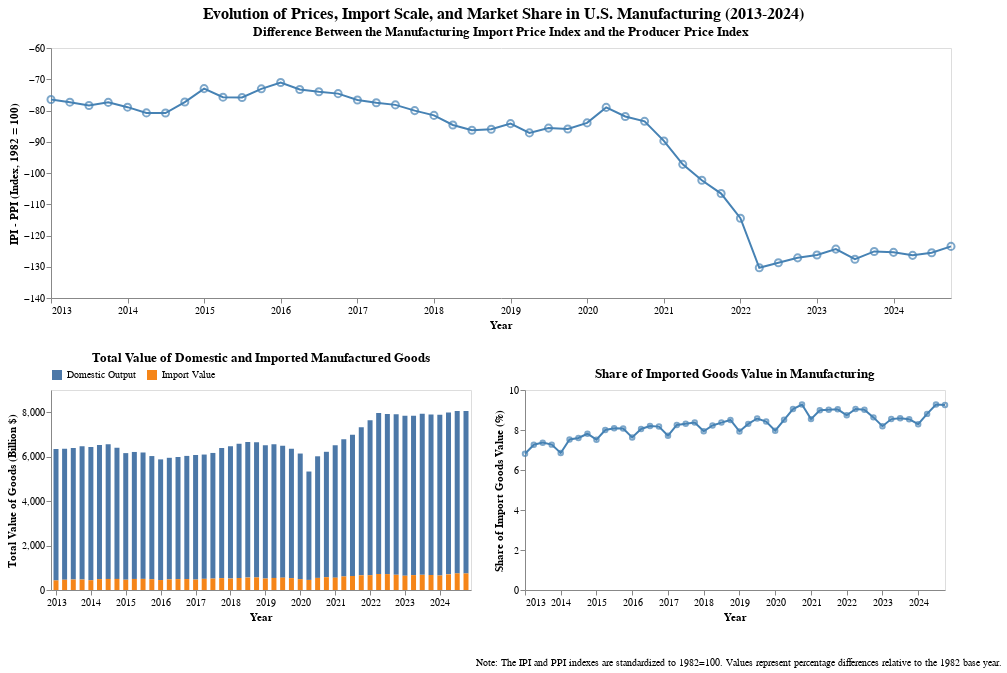

Notebook source saved alongside this figure:
### Code cell
import pandas as pd
import altair as alt

# Add dummy IPI - PPI difference for demo (replace with real 'PriceDiff')
df['PriceDiff'] = df_merge['PriceDiff'] 
print(df.dtypes)

# Reshape bar chart data
df_bar = df.melt(
    id_vars=['Date'],
    value_vars=['Domestic_Gross_Output_Value', 'Import_Value'],
    var_name='Type',
    value_name='Amount'
)

df_bar['Type'] = df_bar['Type'].replace({
    'Domestic_Gross_Output_Value': 'Domestic Output',
    'Import_Value': 'Import Value'   
})

# plot

# build the brush
brush = alt.selection_interval(encodings=['x'])

# line chart(ipi- ppi)
base = alt.Chart(df).encode(x=alt.X('Date:T', title="Year", axis=alt.Axis(grid=False)),
                            tooltip=[
              alt.Tooltip('Date:T', title='Year', format='%Y'),
              alt.Tooltip('Date:T', title='Quarter', timeUnit='quarter'),
              alt.Tooltip('PriceDiff:Q', title='IPI - PPI', format='.2f')])

main_line = base.mark_line(color='steelblue', strokeWidth=2).encode(
    y=alt.Y('PriceDiff:Q', title='IPI - PPI (Index, 1982 = 100)', scale=alt.Scale(domain=[-140, -60]), axis=alt.Axis(grid=False))
)

main_points = base.mark_point(color='steelblue', size=50).encode(
    y='PriceDiff:Q'
)

'''main_trend = main_line.transform_regression(
    'Date', 'PriceDiff', method='poly', order=3
).mark_line(color='red', strokeDash=[4,2], strokeWidth=2)'''

main_chart = alt.layer(main_line, main_points).add_params(
    brush
).properties(
    width=900,
    height=250,
    title='Difference Between the Manufacturing Import Price Index and the Producer Price Index'
)

# bar chart
bar_chart = alt.Chart(df_bar).transform_filter(
    brush
).mark_bar().encode(
    x=alt.X('Date:T', title="Year", axis=alt.Axis(format='%Y', grid=False, labelExpr="timeFormat(datum.value, '%m') == '01' ? timeFormat(datum.value, '%Y') : ''")),
    y=alt.Y('Amount:Q', title='Total Value of Goods (Billion $)', axis=alt.Axis(grid=False)),
    color=alt.Color('Type:N',
        scale=alt.Scale(domain=['Domestic Output', 'Import Value'],
                        range=['#4C78A8','#F58518']),
                        legend=alt.Legend(orient="top",
                                          title=None,
                                          labelFontSize=10,
                                          offset=10)),
        tooltip=[
              alt.Tooltip('Type:N', title='Type'),
              alt.Tooltip('Date:T', title='Year', format='%Y'),
              alt.Tooltip('Date:T', title='Quarter', timeUnit='quarter'),
              alt.Tooltip('Amount:Q', title='Value', format='.2f')]
        
).properties(
    width=420,
    height=200,
    title='Total Value of Domestic and Imported Manufactured Goods'
)

# Import share line chart filtered by brush
share_base = (
    alt.Chart(df)
      .transform_filter(brush)       
      .encode(
          x=alt.X('Date:T', title="Year", axis=alt.Axis(format='%Y', grid=False, labelExpr="timeFormat(datum.value, '%m') == '01' ? timeFormat(datum.value, '%Y') : ''"
                  )),
          y=alt.Y('Share:Q', title='Share of Import Goods Value (%)', scale=alt.Scale(domain=[0,10]), axis=alt.Axis(grid=False)),
          tooltip=[
              alt.Tooltip('Date:T', title='Year', format='%Y'),
              alt.Tooltip('Date:T', title='Quarter', timeUnit='quarter'),
              alt.Tooltip('Share:Q', title='Import Share (%)', format='.2f')
          ]
      )
)

line = share_base.mark_line(color='steelblue', strokeWidth=2)
points = share_base.mark_point(color='steelblue', size=20)

share_line = (
    (line + points)
      .properties(
         width=420, 
         height=200, 
         title='Share of Imported Goods Value in Manufacturing'
      )
)
# caption
caption = alt.Chart(pd.DataFrame({
    'text': ["Note: The IPI and PPI indexes are standardized to 1982=100. Values represent percentage differences relative to the 1982 base year."]
})).mark_text(
    align='left',
    fontSize=10,
    dy=10  
).encode(
    text='text'
).properties(width=850)


popup = alt.concat(bar_chart, share_line).resolve_legend(
    color='independent',
    size='independent')
final_chart = alt.vconcat(main_chart, popup, caption).properties(title = alt.TitleParams(text="Evolution of Prices, Import Scale, and Market Share in U.S. Manufacturing (2013-2024)", anchor="middle", fontSize=16)).resolve_legend(
    color='independent',
    size='independent')

final_chart

### Figure 1 — Vega-Lite specification as saved in the notebook (floating-point values rounded to 4 significant figures)
{"config": {"view": {"continuousWidth": 300, "continuousHeight": 300}}, "vconcat": [{"layer": [{"mark": {"type": "line", "color": "steelblue", "strokeWidth": 2}, "encoding": {"tooltip": [{"field": "Date", "format": "%Y", "title": "Year", "type": "temporal"}, {"field": "Date", "timeUnit": "quarter", "title": "Quarter", "type": "temporal"}, {"field": "PriceDiff", "format": ".2f", "title": "IPI - PPI", "type": "quantitative"}], "x": {"axis": {"grid": false}, "field": "Date", "title": "Year", "type": "temporal"}, "y": {"axis": {"grid": false}, "field": "PriceDiff", "scale": {"domain": [-140, -60]}, "title": "IPI - PPI (Index, 1982 = 100)", "type": "quantitative"}}, "name": "view_24"}, {"mark": {"type": "point", "color": "steelblue", "size": 50}, "encoding": {"tooltip": [{"field": "Date", "format": "%Y", "title": "Year", "type": "temporal"}, {"field": "Date", "timeUnit": "quarter", "title": "Quarter", "type": "temporal"}, {"field": "PriceDiff", "format": ".2f", "title": "IPI - PPI", "type": "quantitative"}], "x": {"axis": {"grid": false}, "field": "Date", "title": "Year", "type": "temporal"}, "y": {"field": "PriceDiff", "type": "quantitative"}}}], "data": {"name": "data-1258e148820485a53bf685ec652dc108"}, "height": 250, "title": "Difference Between the Manufacturing Import Price Index and the Producer Price Index", "width": 900}, {"concat": [{"data": {"name": "data-079c1ed34a6938be9ddcb900ac417a9c"}, "mark": {"type": "bar"}, "encoding": {"color": {"field": "Type", "legend": {"labelFontSize": 10, "offset": 10, "orient": "top", "title": null}, "scale": {"domain": ["Domestic Output", "Import Value"], "range": ["#4C78A8", "#F58518"]}, "type": "nominal"}, "tooltip": [{"field": "Type", "title": "Type", "type": "nominal"}, {"field": "Date", "format": "%Y", "title": "Year", "type": "temporal"}, {"field": "Date", "timeUnit": "quarter", "title": "Quarter", "type": "temporal"}, {"field": "Amount", "format": ".2f", "title": "Value", "type": "quantitative"}], "x": {"axis": {"format": "%Y", "grid": false, "labelExpr": "timeFormat(datum.value, '%m') == '01' ? timeFormat(datum.value, '%Y') : ''"}, "field": "Date", "title": "Year", "type": "temporal"}, "y": {"axis": {"grid": false}, "field": "Amount", "title": "Total Value of Goods (Billion $)", "type": "quantitative"}}, "height": 200, "title": "Total Value of Domestic and Imported Manufactured Goods", "transform": [{"filter": {"param": "param_25"}}], "width": 420}, {"layer": [{"mark": {"type": "line", "color": "steelblue", "strokeWidth": 2}, "encoding": {"tooltip": [{"field": "Date", "format": "%Y", "title": "Year", "type": "temporal"}, {"field": "Date", "timeUnit": "quarter", "title": "Quarter", "type": "temporal"}, {"field": "Share", "format": ".2f", "title": "Import Share (%)", "type": "quantitative"}], "x": {"axis": {"format": "%Y", "grid": false, "labelExpr": "timeFormat(datum.value, '%m') == '01' ? timeFormat(datum.value, '%Y') : ''"}, "field": "Date", "title": "Year", "type": "temporal"}, "y": {"axis": {"grid": false}, "field": "Share", "scale": {"domain": [0, 10]}, "title": "Share of Import Goods Value (%)", "type": "quantitative"}}, "transform": [{"filter": {"param": "param_25"}}]}, {"mark": {"type": "point", "color": "steelblue", "size": 20}, "encoding": {"tooltip": [{"field": "Date", "format": "%Y", "title": "Year", "type": "temporal"}, {"field": "Date", "timeUnit": "quarter", "title": "Quarter", "type": "temporal"}, {"field": "Share", "format": ".2f", "title": "Import Share (%)", "type": "quantitative"}], "x": {"axis": {"format": "%Y", "grid": false, "labelExpr": "timeFormat(datum.value, '%m') == '01' ? timeFormat(datum.value, '%Y') : ''"}, "field": "Date", "title": "Year", "type": "temporal"}, "y": {"axis": {"grid": false}, "field": "Share", "scale": {"domain": [0, 10]}, "title": "Share of Import Goods Value (%)", "type": "quantitative"}}, "transform": [{"filter": {"param": "param_25"}}]}], "data": {"name": "data-1258e148820485a53bf685ec652dc108"}, "height": 200, "title": "Share of Imported Goods Value in Manufacturing", "width": 420}], "resolve": {"legend": {"color": "independent", "size": "independent"}}}, {"data": {"name": "data-50fbba5a6a096dbad32f2e1e53775207"}, "mark": {"type": "text", "align": "left", "dy": 10, "fontSize": 10}, "encoding": {"text": {"field": "text", "type": "nominal"}}, "width": 850}], "params": [{"name": "param_25", "select": {"type": "interval", "encodings": ["x"]}, "views": ["view_24"]}], "resolve": {"legend": {"color": "independent", "size": "independent"}}, "title": {"text": "Evolution of Prices, Import Scale, and Market Share in U.S. Manufacturing (2013-2024)", "anchor": "middle", "fontSize": 16}, "$schema": "https://vega.github.io/schema/vega-lite/v5.20.1.json", "datasets": {"data-1258e148820485a53bf685ec652dc108": [{"Quarter": "2013Q1", "Import_Value": 431.9, "Domestic_Gross_Output_Value": 5908.0, "Date": "2013-01-01T00:00:00", "Share": 6.812, "ImportPI": 117.6, "ProducerPI": 194.1, "PriceDiff": -76.47}, {"Quarter": "2013Q2", "Import_Value": 461.5, "Domestic_Gross_Output_Value": 5891.0, "Date": "2013-04-01T00:00:00", "Share": 7.266, "ImportPI": 116.6, "ProducerPI": 194.0, "PriceDiff": -77.33}, {"Quarter": "2013Q3", "Import_Value": 470.5, "Domestic_Gross_Output_Value": 5915.0, "Date": "2013-07-01T00:00:00", "Share": 7.368, "ImportPI": 115.9, "ProducerPI": 194.3, "PriceDiff": -78.4}, {"Quarter": "2013Q4", "Import_Value": 470.1, "Domestic_Gross_Output_Value": 5998.0, "Date": "2013-10-01T00:00:00", "Share": 7.269, "ImportPI": 115.8, "ProducerPI": 193.2, "PriceDiff": -77.4}, {"Quarter": "2014Q1", "Import_Value": 440.9, "Domestic_Gross_Output_Value": 5999.0, "Date": "2014-01-01T00:00:00", "Share": 6.846, "ImportPI": 116.3, "ProducerPI": 195.2, "PriceDiff": -78.93}, {"Quarter": "2014Q2", "Import_Value": 491.0, "Domestic_Gross_Output_Value": 6034.0, "Date": "2014-04-01T00:00:00", "Share": 7.525, "ImportPI": 116.5, "ProducerPI": 197.3, "PriceDiff": -80.77}, {"Quarter": "2014Q3", "Import_Value": 498.5, "Domestic_Gross_Output_Value": 6059.0, "Date": "2014-07-01T00:00:00", "Share": 7.602, "ImportPI": 116.4, "ProducerPI": 197.2, "PriceDiff": -80.8}, {"Quarter": "2014Q4", "Import_Value": 500.3, "Domestic_Gross_Output_Value": 5904.0, "Date": "2014-10-01T00:00:00", "Share": 7.813, "ImportPI": 114.9, "ProducerPI": 192.2, "PriceDiff": -77.3}, {"Quarter": "2015Q1", "Import_Value": 462.9, "Domestic_Gross_Output_Value": 5697.0, "Date": "2015-01-01T00:00:00", "Share": 7.515, "ImportPI": 112.5, "ProducerPI": 185.5, "PriceDiff": -73.0}, {"Quarter": "2015Q2", "Import_Value": 496.8, "Domestic_Gross_Output_Value": 5715.0, "Date": "2015-04-01T00:00:00", "Share": 7.998, "ImportPI": 111.9, "ProducerPI": 187.6, "PriceDiff": -75.73}, {"Quarter": "2015Q3", "Import_Value": 500.3, "Domestic_Gross_Output_Value": 5688.0, "Date": "2015-07-01T00:00:00", "Share": 8.085, "ImportPI": 110.8, "ProducerPI": 186.6, "PriceDiff": -75.83}, {"Quarter": "2015Q4", "Import_Value": 486.8, "Domestic_Gross_Output_Value": 5540.0, "Date": "2015-10-01T00:00:00", "Share": 8.077, "ImportPI": 109.4, "ProducerPI": 182.5, "PriceDiff": -73.07}, {"Quarter": "2016Q1", "Import_Value": 448.4, "Domestic_Gross_Output_Value": 5430.0, "Date": "2016-01-01T00:00:00", "Share": 7.629, "ImportPI": 108.2, "ProducerPI": 179.2, "PriceDiff": -71.03}, {"Quarter": "2016Q2", "Import_Value": 479.1, "Domestic_Gross_Output_Value": 5470.0, "Date": "2016-04-01T00:00:00", "Share": 8.053, "ImportPI": 108.7, "ProducerPI": 182.0, "PriceDiff": -73.27}, {"Quarter": "2016Q3", "Import_Value": 490.8, "Domestic_Gross_Output_Value": 5493.0, "Date": "2016-07-01T00:00:00", "Share": 8.202, "ImportPI": 109.0, "ProducerPI": 183.0, "PriceDiff": -74.0}, {"Quarter": "2016Q4", "Import_Value": 493.0, "Domestic_Gross_Output_Value": 5541.0, "Date": "2016-10-01T00:00:00", "Share": 8.17, "ImportPI": 109.0, "ProducerPI": 183.6, "PriceDiff": -74.6}, {"Quarter": "2017Q1", "Import_Value": 468.6, "Domestic_Gross_Output_Value": 5606.0, "Date": "2017-01-01T00:00:00", "Share": 7.714, "ImportPI": 109.5, "ProducerPI": 186.2, "PriceDiff": -76.63}, {"Quarter": "2017Q2", "Import_Value": 502.9, "Domestic_Gross_Output_Value": 5592.0, "Date": "2017-04-01T00:00:00", "Share": 8.251, "ImportPI": 110.0, "ProducerPI": 187.5, "PriceDiff": -77.53}, {"Quarter": "2017Q3", "Import_Value": 512.9, "Domestic_Gross_Output_Value": 5655.0, "Date": "2017-07-01T00:00:00", "Share": 8.316, "ImportPI": 110.2, "ProducerPI": 188.4, "PriceDiff": -78.2}, {"Quarter": "2017Q4", "Import_Value": 535.0, "Domestic_Gross_Output_Value": 5853.0, "Date": "2017-10-01T00:00:00", "Share": 8.374, "ImportPI": 110.9, "ProducerPI": 190.9, "PriceDiff": -80.03}, {"Quarter": "2018Q1", "Import_Value": 513.4, "Domestic_Gross_Output_Value": 5953.0, "Date": "2018-01-01T00:00:00", "Share": 7.939, "ImportPI": 111.8, "ProducerPI": 193.4, "PriceDiff": -81.57}, {"Quarter": "2018Q2", "Import_Value": 541.0, "Domestic_Gross_Output_Value": 6037.0, "Date": "2018-04-01T00:00:00", "Share": 8.225, "ImportPI": 112.5, "ProducerPI": 197.1, "PriceDiff": -84.63}, {"Quarter": "2018Q3", "Import_Value": 557.5, "Domestic_Gross_Output_Value": 6103.0, "Date": "2018-07-01T00:00:00", "Share": 8.371, "ImportPI": 112.3, "ProducerPI": 198.7, "PriceDiff": -86.33}, {"Quarter": "2018Q4", "Import_Value": 565.2, "Domestic_Gross_Output_Value": 6081.0, "Date": "2018-10-01T00:00:00", "Share": 8.503, "ImportPI": 112.0, "ProducerPI": 198.0, "PriceDiff": -86.0}, {"Quarter": "2019Q1", "Import_Value": 516.5, "Domestic_Gross_Output_Value": 5997.0, "Date": "2019-01-01T00:00:00", "Share": 7.929, "ImportPI": 111.5, "ProducerPI": 195.7, "PriceDiff": -84.2}, {"Quarter": "2019Q2", "Import_Value": 545.2, "Domestic_Gross_Output_Value": 6018.0, "Date": "2019-04-01T00:00:00", "Share": 8.306, "ImportPI": 111.3, "ProducerPI": 198.4, "PriceDiff": -87.17}, {"Quarter": "2019Q3", "Import_Value": 556.3, "Domestic_Gross_Output_Value": 5931.0, "Date": "2019-07-01T00:00:00", "Share": 8.575, "ImportPI": 111.0, "ProducerPI": 196.6, "PriceDiff": -85.63}, {"Quarter": "2019Q4", "Import_Value": 535.0, "Domestic_Gross_Output_Value": 5819.0, "Date": "2019-10-01T00:00:00", "Share": 8.42, "ImportPI": 110.6, "ProducerPI": 196.5, "PriceDiff": -85.9}, {"Quarter": "2020Q1", "Import_Value": 489.1, "Domestic_Gross_Output_Value": 5651.0, "Date": "2020-01-01T00:00:00", "Share": 7.965, "ImportPI": 110.7, "ProducerPI": 194.7, "PriceDiff": -83.97}, {"Quarter": "2020Q2", "Import_Value": 453.8, "Domestic_Gross_Output_Value": 4878.0, "Date": "2020-04-01T00:00:00", "Share": 8.512, "ImportPI": 109.4, "ProducerPI": 188.4, "PriceDiff": -79.0}, {"Quarter": "2020Q3", "Import_Value": 544.4, "Domestic_Gross_Output_Value": 5473.0, "Date": "2020-07-01T00:00:00", "Share": 9.048, "ImportPI": 110.8, "ProducerPI": 192.7, "PriceDiff": -81.9}, {"Quarter": "2020Q4", "Import_Value": 576.6, "Domestic_Gross_Output_Value": 5642.0, "Date": "2020-10-01T00:00:00", "Share": 9.271, "ImportPI": 111.5, "ProducerPI": 195.0, "PriceDiff": -83.47}, {"Quarter": "2021Q1", "Import_Value": 556.6, "Domestic_Gross_Output_Value": 5957.0, "Date": "2021-01-01T00:00:00", "Share": 8.544, "ImportPI": 113.8, "ProducerPI": 203.5, "PriceDiff": -89.73}, {"Quarter": "2021Q2", "Import_Value": 609.8, "Domestic_Gross_Output_Value": 6174.0, "Date": "2021-04-01T00:00:00", "Share": 8.989, "ImportPI": 117.1, "ProducerPI": 214.4, "PriceDiff": -97.23}, {"Quarter": "2021Q3", "Import_Value": 630.2, "Domestic_Gross_Output_Value": 6358.0, "Date": "2021-07-01T00:00:00", "Share": 9.017, "ImportPI": 118.2, "ProducerPI": 220.5, "PriceDiff": -102.3}, {"Quarter": "2021Q4", "Import_Value": 661.7, "Domestic_Gross_Output_Value": 6663.0, "Date": "2021-10-01T00:00:00", "Share": 9.034, "ImportPI": 119.8, "ProducerPI": 226.4, "PriceDiff": -106.6}, {"Quarter": "2022Q1", "Import_Value": 666.8, "Domestic_Gross_Output_Value": 6968.0, "Date": "2022-01-01T00:00:00", "Share": 8.734, "ImportPI": 123.6, "ProducerPI": 238.0, "PriceDiff": -114.5}, {"Quarter": "2022Q2", "Import_Value": 720.8, "Domestic_Gross_Output_Value": 7246.0, "Date": "2022-04-01T00:00:00", "Share": 9.047, "ImportPI": 125.8, "ProducerPI": 256.1, "PriceDiff": -130.3}, {"Quarter": "2022Q3", "Import_Value": 714.1, "Domestic_Gross_Output_Value": 7207.0, "Date": "2022-07-01T00:00:00", "Share": 9.014, "ImportPI": 124.6, "ProducerPI": 253.3, "PriceDiff": -128.7}, {"Quarter": "2022Q4", "Import_Value": 682.6, "Domestic_Gross_Output_Value": 7226.0, "Date": "2022-10-01T00:00:00", "Share": 8.632, "ImportPI": 123.5, "ProducerPI": 250.7, "PriceDiff": -127.1}, {"Quarter": "2023Q1", "Import_Value": 642.1, "Domestic_Gross_Output_Value": 7200.0, "Date": "2023-01-01T00:00:00", "Share": 8.188, "ImportPI": 122.9, "ProducerPI": 249.2, "PriceDiff": -126.2}, {"Quarter": "2023Q2", "Import_Value": 670.3, "Domestic_Gross_Output_Value": 7173.0, "Date": "2023-04-01T00:00:00", "Share": 8.545, "ImportPI": 122.5, "ProducerPI": 246.9, "PriceDiff": -124.4}, {"Quarter": "2023Q3", "Import_Value": 681.3, "Domestic_Gross_Output_Value": 7253.0, "Date": "2023-07-01T00:00:00", "Share": 8.587, "ImportPI": 122.0, "ProducerPI": 249.6, "PriceDiff": -127.6}, {"Quarter": "2023Q4", "Import_Value": 674.0, "Domestic_Gross_Output_Value": 7218.0, "Date": "2023-10-01T00:00:00", "Share": 8.54, "ImportPI": 121.2, "ProducerPI": 246.3, "PriceDiff": -125.1}, {"Quarter": "2024Q1", "Import_Value": 653.5, "Domestic_Gross_Output_Value": 7229.0, "Date": "2024-01-01T00:00:00", "Share": 8.291, "ImportPI": 121.9, "ProducerPI": 247.3, "PriceDiff": -125.4}, {"Quarter": "2024Q2", "Import_Value": 703.3, "Domestic_Gross_Output_Value": 7283.0, "Date": "2024-04-01T00:00:00", "Share": 8.806, "ImportPI": 122.9, "ProducerPI": 249.3, "PriceDiff": -126.4}, {"Quarter": "2024Q3", "Import_Value": 747.4, "Domestic_Gross_Output_Value": 7309.0, "Date": "2024-07-01T00:00:00", "Share": 9.277, "ImportPI": 122.9, "ProducerPI": 248.5, "PriceDiff": -125.5}, {"Quarter": "2024Q4", "Import_Value": 745.1, "Domestic_Gross_Output_Value": 7310.0, "Date": "2024-10-01T00:00:00", "Share": 9.251, "ImportPI": 123.2, "ProducerPI": 246.7, "PriceDiff": -123.5}], "data-079c1ed34a6938be9ddcb900ac417a9c": [{"Date": "2013-01-01T00:00:00", "Type": "Domestic Output", "Amount": 5908.0}, {"Date": "2013-04-01T00:00:00", "Type": "Domestic Output", "Amount": 5891.0}, {"Date": "2013-07-01T00:00:00", "Type": "Domestic Output", "Amount": 5915.0}, {"Date": "2013-10-01T00:00:00", "Type": "Domestic Output", "Amount": 5998.0}, {"Date": "2014-01-01T00:00:00", "Type": "Domestic Output", "Amount": 5999.0}, {"Date": "2014-04-01T00:00:00", "Type": "Domestic Output", "Amount": 6034.0}, {"Date": "2014-07-01T00:00:00", "Type": "Domestic Output", "Amount": 6059.0}, {"Date": "2014-10-01T00:00:00", "Type": "Domestic Output", "Amount": 5904.0}, {"Date": "2015-01-01T00:00:00", "Type": "Domestic Output", "Amount": 5697.0}, {"Date": "2015-04-01T00:00:00", "Type": "Domestic Output", "Amount": 5715.0}, {"Date": "2015-07-01T00:00:00", "Type": "Domestic Output", "Amount": 5688.0}, {"Date": "2015-10-01T00:00:00", "Type": "Domestic Output", "Amount": 5540.0}, {"Date": "2016-01-01T00:00:00", "Type": "Domestic Output", "Amount": 5430.0}, {"Date": "2016-04-01T00:00:00", "Type": "Domestic Output", "Amount": 5470.0}, {"Date": "2016-07-01T00:00:00", "Type": "Domestic Output", "Amount": 5493.0}, {"Date": "2016-10-01T00:00:00", "Type": "Domestic Output", "Amount": 5541.0}, {"Date": "2017-01-01T00:00:00", "Type": "Domestic Output", "Amount": 5606.0}, {"Date": "2017-04-01T00:00:00", "Type": "Domestic Output", "Amount": 5592.0}, {"Date": "2017-07-01T00:00:00", "Type": "Domestic Output", "Amount": 5655.0}, {"Date": "2017-10-01T00:00:00", "Type": "Domestic Output", "Amount": 5853.0}, {"Date": "2018-01-01T00:00:00", "Type": "Domestic Output", "Amount": 5953.0}, {"Date": "2018-04-01T00:00:00", "Type": "Domestic Output", "Amount": 6037.0}, {"Date": "2018-07-01T00:00:00", "Type": "Domestic Output", "Amount": 6103.0}, {"Date": "2018-10-01T00:00:00", "Type": "Domestic Output", "Amount": 6081.0}, {"Date": "2019-01-01T00:00:00", "Type": "Domestic Output", "Amount": 5997.0}, {"Date": "2019-04-01T00:00:00", "Type": "Domestic Output", "Amount": 6018.0}, {"Date": "2019-07-01T00:00:00", "Type": "Domestic Output", "Amount": 5931.0}, {"Date": "2019-10-01T00:00:00", "Type": "Domestic Output", "Amount": 5819.0}, {"Date": "2020-01-01T00:00:00", "Type": "Domestic Output", "Amount": 5651.0}, {"Date": "2020-04-01T00:00:00", "Type": "Domestic Output", "Amount": 4878.0}, {"Date": "2020-07-01T00:00:00", "Type": "Domestic Output", "Amount": 5473.0}, {"Date": "2020-10-01T00:00:00", "Type": "Domestic Output", "Amount": 5642.0}, {"Date": "2021-01-01T00:00:00", "Type": "Domestic Output", "Amount": 5957.0}, {"Date": "2021-04-01T00:00:00", "Type": "Domestic Output", "Amount": 6174.0}, {"Date": "2021-07-01T00:00:00", "Type": "Domestic Output", "Amount": 6358.0}, {"Date": "2021-10-01T00:00:00", "Type": "Domestic Output", "Amount": 6663.0}, {"Date": "2022-01-01T00:00:00", "Type": "Domestic Output", "Amount": 6968.0}, {"Date": "2022-04-01T00:00:00", "Type": "Domestic Output", "Amount": 7246.0}, {"Date": "2022-07-01T00:00:00", "Type": "Domestic Output", "Amount": 7207.0}, {"Date": "2022-10-01T00:00:00", "Type": "Domestic Output", "Amount": 7226.0}, {"Date": "2023-01-01T00:00:00", "Type": "Domestic Output", "Amount": 7200.0}, {"Date": "2023-04-01T00:00:00", "Type": "Domestic Output", "Amount": 7173.0}, {"Date": "2023-07-01T00:00:00", "Type": "Domestic Output", "Amount": 7253.0}, {"Date": "2023-10-01T00:00:00", "Type": "Domestic Output", "Amount": 7218.0}, {"Date": "2024-01-01T00:00:00", "Type": "Domestic Output", "Amount": 7229.0}, {"Date": "2024-04-01T00:00:00", "Type": "Domestic Output", "Amount": 7283.0}, {"Date": "2024-07-01T00:00:00", "Type": "Domestic Output", "Amount": 7309.0}, {"Date": "2024-10-01T00:00:00", "Type": "Domestic Output", "Amount": 7310.0}, {"Date": "2013-01-01T00:00:00", "Type": "Import Value", "Amount": 431.9}, {"Date": "2013-04-01T00:00:00", "Type": "Import Value", "Amount": 461.5}, {"Date": "2013-07-01T00:00:00", "Type": "Import Value", "Amount": 470.5}, {"Date": "2013-10-01T00:00:00", "Type": "Import Value", "Amount": 470.1}, {"Date": "2014-01-01T00:00:00", "Type": "Import Value", "Amount": 440.9}, {"Date": "2014-04-01T00:00:00", "Type": "Import Value", "Amount": 491.0}, {"Date": "2014-07-01T00:00:00", "Type": "Import Value", "Amount": 498.5}, {"Date": "2014-10-01T00:00:00", "Type": "Import Value", "Amount": 500.3}, {"Date": "2015-01-01T00:00:00", "Type": "Import Value", "Amount": 462.9}, {"Date": "2015-04-01T00:00:00", "Type": "Import Value", "Amount": 496.8}, {"Date": "2015-07-01T00:00:00", "Type": "Import Value", "Amount": 500.3}, {"Date": "2015-10-01T00:00:00", "Type": "Import Value", "Amount": 486.8}, {"Date": "2016-01-01T00:00:00", "Type": "Import Value", "Amount": 448.4}, {"Date": "2016-04-01T00:00:00", "Type": "Import Value", "Amount": 479.1}, {"Date": "2016-07-01T00:00:00", "Type": "Import Value", "Amount": 490.8}, {"Date": "2016-10-01T00:00:00", "Type": "Import Value", "Amount": 493.0}, {"Date": "2017-01-01T00:00:00", "Type": "Import Value", "Amount": 468.6}, {"Date": "2017-04-01T00:00:00", "Type": "Import Value", "Amount": 502.9}, {"Date": "2017-07-01T00:00:00", "Type": "Import Value", "Amount": 512.9}, {"Date": "2017-10-01T00:00:00", "Type": "Import Value", "Amount": 535.0}, {"Date": "2018-01-01T00:00:00", "Type": "Import Value", "Amount": 513.4}, {"Date": "2018-04-01T00:00:00", "Type": "Import Value", "Amount": 541.0}, {"Date": "2018-07-01T00:00:00", "Type": "Import Value", "Amount": 557.5}, {"Date": "2018-10-01T00:00:00", "Type": "Import Value", "Amount": 565.2}, {"Date": "2019-01-01T00:00:00", "Type": "Import Value", "Amount": 516.5}, {"Date": "2019-04-01T00:00:00", "Type": "Import Value", "Amount": 545.2}, {"Date": "2019-07-01T00:00:00", "Type": "Import Value", "Amount": 556.3}, {"Date": "2019-10-01T00:00:00", "Type": "Import Value", "Amount": 535.0}, {"Date": "2020-01-01T00:00:00", "Type": "Import Value", "Amount": 489.1}, {"Date": "2020-04-01T00:00:00", "Type": "Import Value", "Amount": 453.8}, {"Date": "2020-07-01T00:00:00", "Type": "Import Value", "Amount": 544.4}, {"Date": "2020-10-01T00:00:00", "Type": "Import Value", "Amount": 576.6}, {"Date": "2021-01-01T00:00:00", "Type": "Import Value", "Amount": 556.6}, {"Date": "2021-04-01T00:00:00", "Type": "Import Value", "Amount": 609.8}, {"Date": "2021-07-01T00:00:00", "Type": "Import Value", "Amount": 630.2}, {"Date": "2021-10-01T00:00:00", "Type": "Import Value", "Amount": 661.7}, {"Date": "2022-01-01T00:00:00", "Type": "Import Value", "Amount": 666.8}, {"Date": "2022-04-01T00:00:00", "Type": "Import Value", "Amount": 720.8}, {"Date": "2022-07-01T00:00:00", "Type": "Import Value", "Amount": 714.1}, {"Date": "2022-10-01T00:00:00", "Type": "Import Value", "Amount": 682.6}, {"Date": "2023-01-01T00:00:00", "Type": "Import Value", "Amount": 642.1}, {"Date": "2023-04-01T00:00:00", "Type": "Import Value", "Amount": 670.3}, {"Date": "2023-07-01T00:00:00", "Type": "Import Value", "Amount": 681.3}, {"Date": "2023-10-01T00:00:00", "Type": "Import Value", "Amount": 674.0}, {"Date": "2024-01-01T00:00:00", "Type": "Import Value", "Amount": 653.5}, {"Date": "2024-04-01T00:00:00", "Type": "Import Value", "Amount": 703.3}, {"Date": "2024-07-01T00:00:00", "Type": "Import Value", "Amount": 747.4}, {"Date": "2024-10-01T00:00:00", "Type": "Import Value", "Amount": 745.1}], "data-50fbba5a6a096dbad32f2e1e53775207": [{"text": "Note: The IPI and PPI indexes are standardized to 1982=100. Values represent percentage differences relative to the 1982 base year."}]}}
